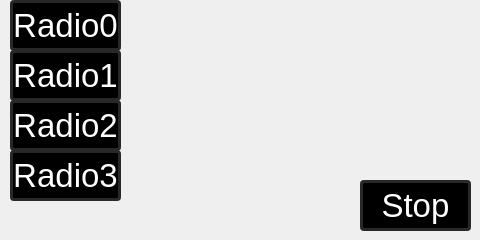
    <widget class="QWidget" name="tabRadio">
     <attribute name="title">
      <string>Radio</string>
     </attribute>
     <widget class="QPushButton" name="pushButtonRadioStop">
      <property name="geometry">
       <rect>
        <x>360</x>
        <y>180</y>
        <width>111</width>
        <height>51</height>
       </rect>
      </property>
      <property name="palette">
       <palette>
        <active>
         <colorrole role="WindowText">
          <brush brushstyle="SolidPattern">
           <color alpha="255">
            <red>255</red>
            <green>255</green>
            <blue>255</blue>
           </color>
          </brush>
         </colorrole>
         <colorrole role="Button">
          <brush brushstyle="SolidPattern">
           <color alpha="255">
            <red>0</red>
            <green>0</green>
            <blue>0</blue>
           </color>
          </brush>
         </colorrole>
         <colorrole role="Text">
          <brush brushstyle="SolidPattern">
           <color alpha="255">
            <red>255</red>
            <green>255</green>
            <blue>255</blue>
           </color>
          </brush>
         </colorrole>
         <colorrole role="ButtonText">
          <brush brushstyle="SolidPattern">
           <color alpha="255">
            <red>255</red>
            <green>255</green>
            <blue>255</blue>
           </color>
          </brush>
         </colorrole>
         <colorrole role="Base">
          <brush brushstyle="SolidPattern">
           <color alpha="255">
            <red>0</red>
            <green>0</green>
            <blue>0</blue>
           </color>
          </brush>
         </colorrole>
         <colorrole role="Window">
          <brush brushstyle="SolidPattern">
           <color alpha="255">
            <red>0</red>
            <green>0</green>
            <blue>0</blue>
           </color>
          </brush>
         </colorrole>
        </active>
        <inactive>
         <colorrole role="WindowText">
          <brush brushstyle="SolidPattern">
           <color alpha="255">
            <red>255</red>
            <green>255</green>
            <blue>255</blue>
           </color>
          </brush>
         </colorrole>
         <colorrole role="Button">
          <brush brushstyle="SolidPattern">
           <color alpha="255">
            <red>0</red>
            <green>0</green>
            <blue>0</blue>
           </color>
          </brush>
         </colorrole>
         <colorrole role="Text">
          <brush brushstyle="SolidPattern">
           <color alpha="255">
            <red>255</red>
            <green>255</green>
            <blue>255</blue>
           </color>
          </brush>
         </colorrole>
         <colorrole role="ButtonText">
          <brush brushstyle="SolidPattern">
           <color alpha="255">
            <red>255</red>
            <green>255</green>
            <blue>255</blue>
           </color>
          </brush>
         </colorrole>
         <colorrole role="Base">
          <brush brushstyle="SolidPattern">
           <color alpha="255">
            <red>0</red>
            <green>0</green>
            <blue>0</blue>
           </color>
          </brush>
         </colorrole>
         <colorrole role="Window">
          <brush brushstyle="SolidPattern">
           <color alpha="255">
            <red>0</red>
            <green>0</green>
            <blue>0</blue>
           </color>
          </brush>
         </colorrole>
        </inactive>
        <disabled>
         <colorrole role="WindowText">
          <brush brushstyle="SolidPattern">
           <color alpha="255">
            <red>255</red>
            <green>255</green>
            <blue>255</blue>
           </color>
          </brush>
         </colorrole>
         <colorrole role="Button">
          <brush brushstyle="SolidPattern">
           <color alpha="255">
            <red>0</red>
            <green>0</green>
            <blue>0</blue>
           </color>
          </brush>
         </colorrole>
         <colorrole role="Text">
          <brush brushstyle="SolidPattern">
           <color alpha="255">
            <red>255</red>
            <green>255</green>
            <blue>255</blue>
           </color>
          </brush>
         </colorrole>
         <colorrole role="ButtonText">
          <brush brushstyle="SolidPattern">
           <color alpha="255">
            <red>255</red>
            <green>255</green>
            <blue>255</blue>
           </color>
          </brush>
         </colorrole>
         <colorrole role="Base">
          <brush brushstyle="SolidPattern">
           <color alpha="255">
            <red>0</red>
            <green>0</green>
            <blue>0</blue>
           </color>
          </brush>
         </colorrole>
         <colorrole role="Window">
          <brush brushstyle="SolidPattern">
           <color alpha="255">
            <red>0</red>
            <green>0</green>
            <blue>0</blue>
           </color>
          </brush>
         </colorrole>
        </disabled>
       </palette>
      </property>
      <property name="font">
       <font>
        <pointsize>25</pointsize>
       </font>
      </property>
      <property name="cursor">
       <cursorShape>OpenHandCursor</cursorShape>
      </property>
      <property name="styleSheet">
       <string notr="true">QPushButton
{
color: rgb(255, 255, 255);
background-color: rgb(0, 0,0);
border-color: rgb(40, 40, 40);
border-width: 3px;        
border-style: solid;
border-radius: 4px;
}
QPushButton:pressed
{
background-color: rgb(40,40,40)
}
</string>
      </property>
      <property name="text">
       <string>Stop</string>
      </property>
     </widget>
     <widget class="QPushButton" name="pushButtonRadio0">
      <property name="geometry">
       <rect>
        <x>10</x>
        <y>0</y>
        <width>111</width>
        <height>51</height>
       </rect>
      </property>
      <property name="palette">
       <palette>
        <active>
         <colorrole role="WindowText">
          <brush brushstyle="SolidPattern">
           <color alpha="255">
            <red>255</red>
            <green>255</green>
            <blue>255</blue>
           </color>
          </brush>
         </colorrole>
         <colorrole role="Button">
          <brush brushstyle="SolidPattern">
           <color alpha="255">
            <red>0</red>
            <green>0</green>
            <blue>0</blue>
           </color>
          </brush>
         </colorrole>
         <colorrole role="Text">
          <brush brushstyle="SolidPattern">
           <color alpha="255">
            <red>255</red>
            <green>255</green>
            <blue>255</blue>
           </color>
          </brush>
         </colorrole>
         <colorrole role="ButtonText">
          <brush brushstyle="SolidPattern">
           <color alpha="255">
            <red>255</red>
            <green>255</green>
            <blue>255</blue>
           </color>
          </brush>
         </colorrole>
         <colorrole role="Base">
          <brush brushstyle="SolidPattern">
           <color alpha="255">
            <red>0</red>
            <green>0</green>
            <blue>0</blue>
           </color>
          </brush>
         </colorrole>
         <colorrole role="Window">
          <brush brushstyle="SolidPattern">
           <color alpha="255">
            <red>0</red>
            <green>0</green>
            <blue>0</blue>
           </color>
          </brush>
         </colorrole>
        </active>
        <inactive>
         <colorrole role="WindowText">
          <brush brushstyle="SolidPattern">
           <color alpha="255">
            <red>255</red>
            <green>255</green>
            <blue>255</blue>
           </color>
          </brush>
         </colorrole>
         <colorrole role="Button">
          <brush brushstyle="SolidPattern">
           <color alpha="255">
            <red>0</red>
            <green>0</green>
            <blue>0</blue>
           </color>
          </brush>
         </colorrole>
         <colorrole role="Text">
          <brush brushstyle="SolidPattern">
           <color alpha="255">
            <red>255</red>
            <green>255</green>
            <blue>255</blue>
           </color>
          </brush>
         </colorrole>
         <colorrole role="ButtonText">
          <brush brushstyle="SolidPattern">
           <color alpha="255">
            <red>255</red>
            <green>255</green>
            <blue>255</blue>
           </color>
          </brush>
         </colorrole>
         <colorrole role="Base">
          <brush brushstyle="SolidPattern">
           <color alpha="255">
            <red>0</red>
            <green>0</green>
            <blue>0</blue>
           </color>
          </brush>
         </colorrole>
         <colorrole role="Window">
          <brush brushstyle="SolidPattern">
           <color alpha="255">
            <red>0</red>
            <green>0</green>
            <blue>0</blue>
           </color>
          </brush>
         </colorrole>
        </inactive>
        <disabled>
         <colorrole role="WindowText">
          <brush brushstyle="SolidPattern">
           <color alpha="255">
            <red>255</red>
            <green>255</green>
            <blue>255</blue>
           </color>
          </brush>
         </colorrole>
         <colorrole role="Button">
          <brush brushstyle="SolidPattern">
           <color alpha="255">
            <red>0</red>
            <green>0</green>
            <blue>0</blue>
           </color>
          </brush>
         </colorrole>
         <colorrole role="Text">
          <brush brushstyle="SolidPattern">
           <color alpha="255">
            <red>255</red>
            <green>255</green>
            <blue>255</blue>
           </color>
          </brush>
         </colorrole>
         <colorrole role="ButtonText">
          <brush brushstyle="SolidPattern">
           <color alpha="255">
            <red>255</red>
            <green>255</green>
            <blue>255</blue>
           </color>
          </brush>
         </colorrole>
         <colorrole role="Base">
          <brush brushstyle="SolidPattern">
           <color alpha="255">
            <red>0</red>
            <green>0</green>
            <blue>0</blue>
           </color>
          </brush>
         </colorrole>
         <colorrole role="Window">
          <brush brushstyle="SolidPattern">
           <color alpha="255">
            <red>0</red>
            <green>0</green>
            <blue>0</blue>
           </color>
          </brush>
         </colorrole>
        </disabled>
       </palette>
      </property>
      <property name="font">
       <font>
        <pointsize>25</pointsize>
       </font>
      </property>
      <property name="cursor">
       <cursorShape>OpenHandCursor</cursorShape>
      </property>
      <property name="styleSheet">
       <string notr="true">QPushButton
{
color: rgb(255, 255, 255);
background-color: rgb(0, 0,0);
border-color: rgb(40, 40, 40);
border-width: 3px;        
border-style: solid;
border-radius: 4px;
}
QPushButton:pressed
{
background-color: rgb(40,40,40)
}
</string>
      </property>
      <property name="text">
       <string>Radio0</string>
      </property>
     </widget>
     <widget class="QPushButton" name="pushButtonRadio1">
      <property name="geometry">
       <rect>
        <x>10</x>
        <y>50</y>
        <width>111</width>
        <height>51</height>
       </rect>
      </property>
      <property name="palette">
       <palette>
        <active>
         <colorrole role="WindowText">
          <brush brushstyle="SolidPattern">
           <color alpha="255">
            <red>255</red>
            <green>255</green>
            <blue>255</blue>
           </color>
          </brush>
         </colorrole>
         <colorrole role="Button">
          <brush brushstyle="SolidPattern">
           <color alpha="255">
            <red>0</red>
            <green>0</green>
            <blue>0</blue>
           </color>
          </brush>
         </colorrole>
         <colorrole role="Text">
          <brush brushstyle="SolidPattern">
           <color alpha="255">
            <red>255</red>
            <green>255</green>
            <blue>255</blue>
           </color>
          </brush>
         </colorrole>
         <colorrole role="ButtonText">
          <brush brushstyle="SolidPattern">
           <color alpha="255">
            <red>255</red>
            <green>255</green>
            <blue>255</blue>
           </color>
          </brush>
         </colorrole>
         <colorrole role="Base">
          <brush brushstyle="SolidPattern">
           <color alpha="255">
            <red>0</red>
            <green>0</green>
            <blue>0</blue>
           </color>
          </brush>
         </colorrole>
         <colorrole role="Window">
          <brush brushstyle="SolidPattern">
           <color alpha="255">
            <red>0</red>
            <green>0</green>
            <blue>0</blue>
           </color>
          </brush>
         </colorrole>
        </active>
        <inactive>
         <colorrole role="WindowText">
          <brush brushstyle="SolidPattern">
           <color alpha="255">
            <red>255</red>
            <green>255</green>
            <blue>255</blue>
           </color>
          </brush>
         </colorrole>
         <colorrole role="Button">
          <brush brushstyle="SolidPattern">
           <color alpha="255">
            <red>0</red>
            <green>0</green>
            <blue>0</blue>
           </color>
          </brush>
         </colorrole>
         <colorrole role="Text">
          <brush brushstyle="SolidPattern">
           <color alpha="255">
            <red>255</red>
            <green>255</green>
            <blue>255</blue>
           </color>
          </brush>
         </colorrole>
         <colorrole role="ButtonText">
          <brush brushstyle="SolidPattern">
           <color alpha="255">
            <red>255</red>
            <green>255</green>
            <blue>255</blue>
           </color>
          </brush>
         </colorrole>
         <colorrole role="Base">
          <brush brushstyle="SolidPattern">
           <color alpha="255">
            <red>0</red>
            <green>0</green>
            <blue>0</blue>
           </color>
          </brush>
         </colorrole>
         <colorrole role="Window">
          <brush brushstyle="SolidPattern">
           <color alpha="255">
            <red>0</red>
            <green>0</green>
            <blue>0</blue>
           </color>
          </brush>
         </colorrole>
        </inactive>
        <disabled>
         <colorrole role="WindowText">
          <brush brushstyle="SolidPattern">
           <color alpha="255">
            <red>255</red>
            <green>255</green>
            <blue>255</blue>
           </color>
          </brush>
         </colorrole>
         <colorrole role="Button">
          <brush brushstyle="SolidPattern">
           <color alpha="255">
            <red>0</red>
            <green>0</green>
            <blue>0</blue>
           </color>
          </brush>
         </colorrole>
         <colorrole role="Text">
          <brush brushstyle="SolidPattern">
           <color alpha="255">
            <red>255</red>
            <green>255</green>
            <blue>255</blue>
           </color>
          </brush>
         </colorrole>
         <colorrole role="ButtonText">
          <brush brushstyle="SolidPattern">
           <color alpha="255">
            <red>255</red>
            <green>255</green>
            <blue>255</blue>
           </color>
          </brush>
         </colorrole>
         <colorrole role="Base">
          <brush brushstyle="SolidPattern">
           <color alpha="255">
            <red>0</red>
            <green>0</green>
            <blue>0</blue>
           </color>
          </brush>
         </colorrole>
         <colorrole role="Window">
          <brush brushstyle="SolidPattern">
           <color alpha="255">
            <red>0</red>
            <green>0</green>
            <blue>0</blue>
           </color>
          </brush>
         </colorrole>
        </disabled>
       </palette>
      </property>
      <property name="font">
       <font>
        <pointsize>25</pointsize>
       </font>
      </property>
      <property name="cursor">
       <cursorShape>OpenHandCursor</cursorShape>
      </property>
      <property name="styleSheet">
       <string notr="true">QPushButton
{
color: rgb(255, 255, 255);
background-color: rgb(0, 0,0);
border-color: rgb(40, 40, 40);
border-width: 3px;        
border-style: solid;
border-radius: 4px;
}
QPushButton:pressed
{
background-color: rgb(40,40,40)
}
</string>
      </property>
      <property name="text">
       <string>Radio1</string>
      </property>
     </widget>
     <widget class="QPushButton" name="pushButtonRadio2">
      <property name="geometry">
       <rect>
        <x>10</x>
        <y>100</y>
        <width>111</width>
        <height>51</height>
       </rect>
      </property>
      <property name="palette">
       <palette>
        <active>
         <colorrole role="WindowText">
          <brush brushstyle="SolidPattern">
           <color alpha="255">
            <red>255</red>
            <green>255</green>
            <blue>255</blue>
           </color>
          </brush>
         </colorrole>
         <colorrole role="Button">
          <brush brushstyle="SolidPattern">
           <color alpha="255">
            <red>0</red>
            <green>0</green>
            <blue>0</blue>
           </color>
          </brush>
         </colorrole>
         <colorrole role="Text">
          <brush brushstyle="SolidPattern">
           <color alpha="255">
            <red>255</red>
            <green>255</green>
            <blue>255</blue>
           </color>
          </brush>
         </colorrole>
         <colorrole role="ButtonText">
          <brush brushstyle="SolidPattern">
           <color alpha="255">
            <red>255</red>
            <green>255</green>
            <blue>255</blue>
           </color>
          </brush>
         </colorrole>
         <colorrole role="Base">
          <brush brushstyle="SolidPattern">
           <color alpha="255">
            <red>0</red>
            <green>0</green>
            <blue>0</blue>
           </color>
          </brush>
         </colorrole>
         <colorrole role="Window">
          <brush brushstyle="SolidPattern">
           <color alpha="255">
            <red>0</red>
            <green>0</green>
            <blue>0</blue>
           </color>
          </brush>
         </colorrole>
        </active>
        <inactive>
         <colorrole role="WindowText">
          <brush brushstyle="SolidPattern">
           <color alpha="255">
            <red>255</red>
            <green>255</green>
            <blue>255</blue>
           </color>
          </brush>
         </colorrole>
         <colorrole role="Button">
          <brush brushstyle="SolidPattern">
           <color alpha="255">
            <red>0</red>
            <green>0</green>
            <blue>0</blue>
           </color>
          </brush>
         </colorrole>
         <colorrole role="Text">
          <brush brushstyle="SolidPattern">
           <color alpha="255">
            <red>255</red>
            <green>255</green>
            <blue>255</blue>
           </color>
          </brush>
         </colorrole>
         <colorrole role="ButtonText">
          <brush brushstyle="SolidPattern">
           <color alpha="255">
            <red>255</red>
            <green>255</green>
            <blue>255</blue>
           </color>
          </brush>
         </colorrole>
         <colorrole role="Base">
          <brush brushstyle="SolidPattern">
           <color alpha="255">
            <red>0</red>
            <green>0</green>
            <blue>0</blue>
           </color>
          </brush>
         </colorrole>
         <colorrole role="Window">
          <brush brushstyle="SolidPattern">
           <color alpha="255">
            <red>0</red>
            <green>0</green>
            <blue>0</blue>
           </color>
          </brush>
         </colorrole>
        </inactive>
        <disabled>
         <colorrole role="WindowText">
          <brush brushstyle="SolidPattern">
           <color alpha="255">
            <red>255</red>
            <green>255</green>
            <blue>255</blue>
           </color>
          </brush>
         </colorrole>
         <colorrole role="Button">
          <brush brushstyle="SolidPattern">
           <color alpha="255">
            <red>0</red>
            <green>0</green>
            <blue>0</blue>
           </color>
          </brush>
         </colorrole>
         <colorrole role="Text">
          <brush brushstyle="SolidPattern">
           <color alpha="255">
            <red>255</red>
            <green>255</green>
            <blue>255</blue>
           </color>
          </brush>
         </colorrole>
         <colorrole role="ButtonText">
          <brush brushstyle="SolidPattern">
           <color alpha="255">
            <red>255</red>
            <green>255</green>
            <blue>255</blue>
           </color>
          </brush>
         </colorrole>
         <colorrole role="Base">
          <brush brushstyle="SolidPattern">
           <color alpha="255">
            <red>0</red>
            <green>0</green>
            <blue>0</blue>
           </color>
          </brush>
         </colorrole>
         <colorrole role="Window">
          <brush brushstyle="SolidPattern">
           <color alpha="255">
            <red>0</red>
            <green>0</green>
            <blue>0</blue>
           </color>
          </brush>
         </colorrole>
        </disabled>
       </palette>
      </property>
      <property name="font">
       <font>
        <pointsize>25</pointsize>
       </font>
      </property>
      <property name="cursor">
       <cursorShape>OpenHandCursor</cursorShape>
      </property>
      <property name="styleSheet">
       <string notr="true">QPushButton
{
color: rgb(255, 255, 255);
background-color: rgb(0, 0,0);
border-color: rgb(40, 40, 40);
border-width: 3px;        
border-style: solid;
border-radius: 4px;
}
QPushButton:pressed
{
background-color: rgb(40,40,40)
}
</string>
      </property>
      <property name="text">
       <string>Radio2</string>
      </property>
     </widget>
     <widget class="QPushButton" name="pushButtonRadio3">
      <property name="geometry">
       <rect>
        <x>10</x>
        <y>150</y>
        <width>111</width>
        <height>51</height>
       </rect>
      </property>
      <property name="palette">
       <palette>
        <active>
         <colorrole role="WindowText">
          <brush brushstyle="SolidPattern">
           <color alpha="255">
            <red>255</red>
            <green>255</green>
            <blue>255</blue>
           </color>
          </brush>
         </colorrole>
         <colorrole role="Button">
          <brush brushstyle="SolidPattern">
           <color alpha="255">
            <red>0</red>
            <green>0</green>
            <blue>0</blue>
           </color>
          </brush>
         </colorrole>
         <colorrole role="Text">
          <brush brushstyle="SolidPattern">
           <color alpha="255">
            <red>255</red>
            <green>255</green>
            <blue>255</blue>
           </color>
          </brush>
         </colorrole>
         <colorrole role="ButtonText">
          <brush brushstyle="SolidPattern">
           <color alpha="255">
            <red>255</red>
            <green>255</green>
            <blue>255</blue>
           </color>
          </brush>
         </colorrole>
         <colorrole role="Base">
          <brush brushstyle="SolidPattern">
           <color alpha="255">
            <red>0</red>
            <green>0</green>
            <blue>0</blue>
           </color>
          </brush>
         </colorrole>
         <colorrole role="Window">
          <brush brushstyle="SolidPattern">
           <color alpha="255">
            <red>0</red>
            <green>0</green>
            <blue>0</blue>
           </color>
          </brush>
         </colorrole>
        </active>
        <inactive>
         <colorrole role="WindowText">
          <brush brushstyle="SolidPattern">
           <color alpha="255">
            <red>255</red>
            <green>255</green>
            <blue>255</blue>
           </color>
          </brush>
         </colorrole>
         <colorrole role="Button">
          <brush brushstyle="SolidPattern">
           <color alpha="255">
            <red>0</red>
            <green>0</green>
            <blue>0</blue>
           </color>
          </brush>
         </colorrole>
         <colorrole role="Text">
          <brush brushstyle="SolidPattern">
           <color alpha="255">
            <red>255</red>
            <green>255</green>
            <blue>255</blue>
           </color>
          </brush>
         </colorrole>
         <colorrole role="ButtonText">
          <brush brushstyle="SolidPattern">
           <color alpha="255">
            <red>255</red>
            <green>255</green>
            <blue>255</blue>
           </color>
          </brush>
         </colorrole>
         <colorrole role="Base">
          <brush brushstyle="SolidPattern">
           <color alpha="255">
            <red>0</red>
            <green>0</green>
            <blue>0</blue>
           </color>
          </brush>
         </colorrole>
         <colorrole role="Window">
          <brush brushstyle="SolidPattern">
           <color alpha="255">
            <red>0</red>
            <green>0</green>
            <blue>0</blue>
           </color>
          </brush>
         </colorrole>
        </inactive>
        <disabled>
         <colorrole role="WindowText">
          <brush brushstyle="SolidPattern">
           <color alpha="255">
            <red>255</red>
            <green>255</green>
            <blue>255</blue>
           </color>
          </brush>
         </colorrole>
         <colorrole role="Button">
          <brush brushstyle="SolidPattern">
           <color alpha="255">
            <red>0</red>
            <green>0</green>
            <blue>0</blue>
           </color>
          </brush>
         </colorrole>
         <colorrole role="Text">
          <brush brushstyle="SolidPattern">
           <color alpha="255">
            <red>255</red>
            <green>255</green>
            <blue>255</blue>
           </color>
          </brush>
         </colorrole>
         <colorrole role="ButtonText">
          <brush brushstyle="SolidPattern">
           <color alpha="255">
            <red>255</red>
            <green>255</green>
            <blue>255</blue>
           </color>
          </brush>
         </colorrole>
         <colorrole role="Base">
          <brush brushstyle="SolidPattern">
           <color alpha="255">
            <red>0</red>
            <green>0</green>
            <blue>0</blue>
           </color>
          </brush>
         </colorrole>
         <colorrole role="Window">
          <brush brushstyle="SolidPattern">
           <color alpha="255">
            <red>0</red>
            <green>0</green>
            <blue>0</blue>
           </color>
          </brush>
         </colorrole>
        </disabled>
       </palette>
      </property>
      <property name="font">
       <font>
        <pointsize>25</pointsize>
       </font>
      </property>
      <property name="cursor">
       <cursorShape>OpenHandCursor</cursorShape>
      </property>
      <property name="styleSheet">
       <string notr="true">QPushButton
{
color: rgb(255, 255, 255);
background-color: rgb(0, 0,0);
border-color: rgb(40, 40, 40);
border-width: 3px;        
border-style: solid;
border-radius: 4px;
}
QPushButton:pressed
{
background-color: rgb(40,40,40)
}
</string>
      </property>
      <property name="text">
       <string>Radio3</string>
      </property>
     </widget>
    </widget>
